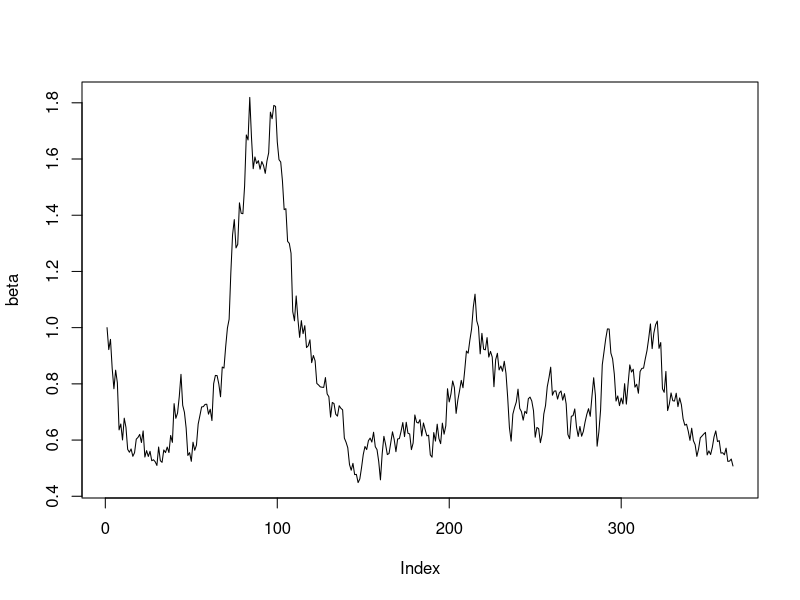
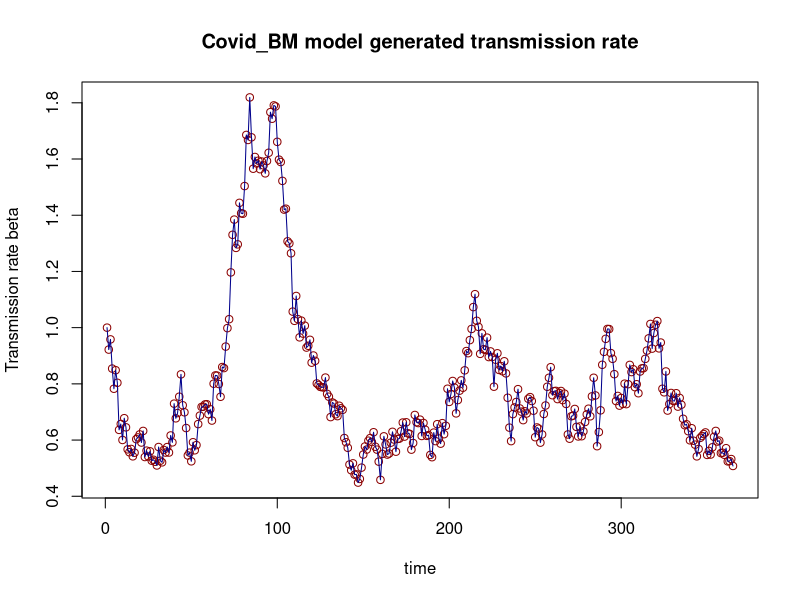
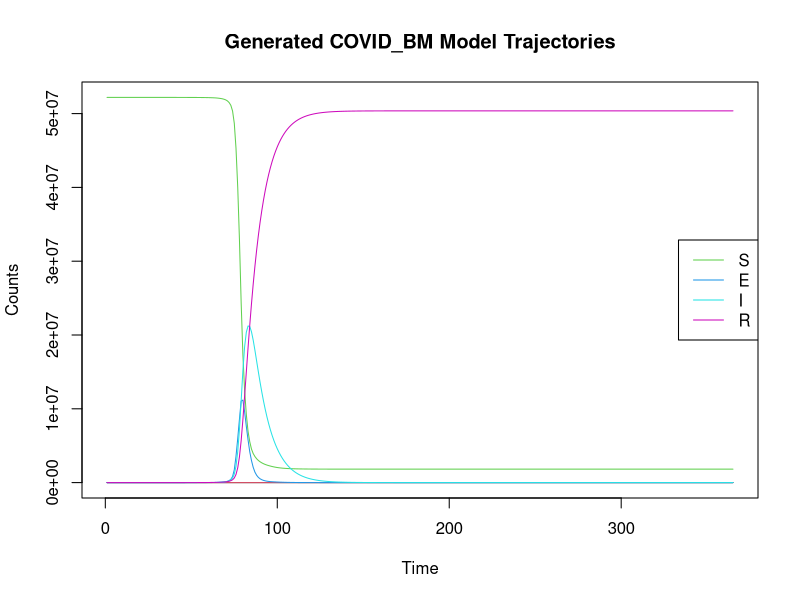
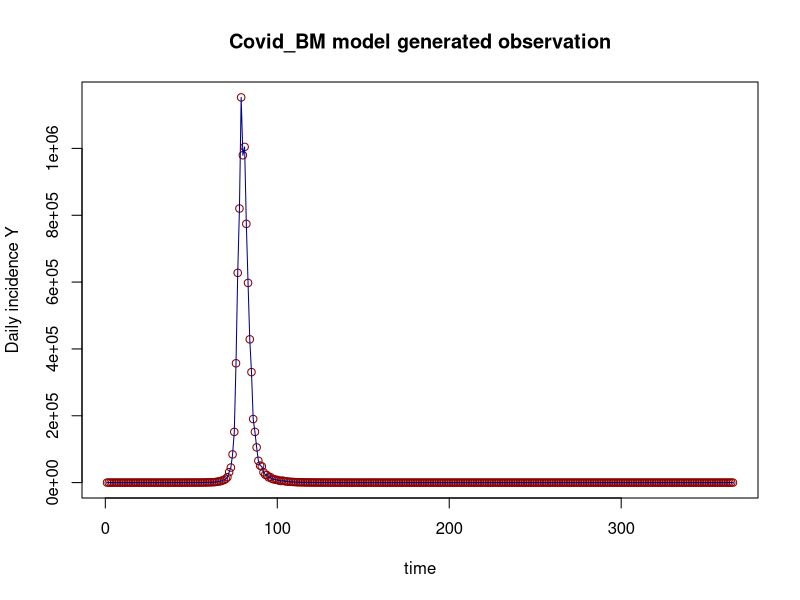

Reproduce these figures in R, in order.
rm(list=ls())
require(deSolve)
set.seed(1000020)   
#good seed 1000012 18 1000020
#general seed: 1000002 4 5 7 8 1000014 17
#question seed: beta is peaked on 200th day but pandemic die down already around 60th day
times <- 1:365     
N=52196381
sigma <- 0.07
## first, simulate a set of random deviates
e <- rnorm(n = length(times)-1, sd = 1)
## now compute their cumulative sum
e <- c(0, cumsum(e))
# write.csv(e,"rsimcovidbm_e1.csv")

beta<- exp(sigma*e)
plot(beta,type='l',)
plot(beta,type='p',ylab="Transmission rate beta",xlab="time",col="darkred",main="Covid_BM model generated transmission rate")
lines(beta,col="darkblue")
# write.csv(beta,"rsimcovidbm_beta1.csv")


#Main ODE Model
Covid_OU <- function(time, current_state, params){
  
  with(as.list(c(current_state, params)),{
    
    # N <- S+E+I+R
    dt <- 1
    dS <- -beta[t]*S*(E+0.1*I)/N
    dE <- beta[t]*S*(E+0.1*I)/N - E*(1/k+1/gamma)
    dI <- E/k-I*(1/gamma+0.0087)
    dR <- (I+E)/gamma+0.0087*I
    
    return(list(c( dt, dS, dE, dI, dR)))
  })
}
params <- c(k=2, gamma=9)   #Trial: k=5 & gamma=5; k=7 & gamma=5

S <- N-1
E <- 1
R <- 0
I <- 0

initial_state<- c(t=1, S=S, E=E, I=I, R=R)
model11 <- ode(initial_state, times, Covid_OU, params)

summary(model11)

matplot(model11, type="l", lty=1, main="Generated COVID_BM Model Trajectories",ylab="Counts", xlab="Time")
legend <- colnames(model11)[3:6]
legend("right", legend=legend, col=3:6, lty = 1)
Z11 <-model11[,4]/2

tau11 <- 0.1
Y11 <-vector(length = 365)
for (i in 1:365){
  Y11[i]<- rlnorm(1,log(Z11[i]/5),tau11)
}
plot(Y11,type='p',ylab="Daily incidence Y",xlab="time",col="darkred",main="Covid_BM model generated observation")
lines(Y11,col="darkblue")

# write.csv(Y11,"rsimcovidbm_Y1.csv")
# write.csv(model11,"rsimcovidbm_model1.csv")
